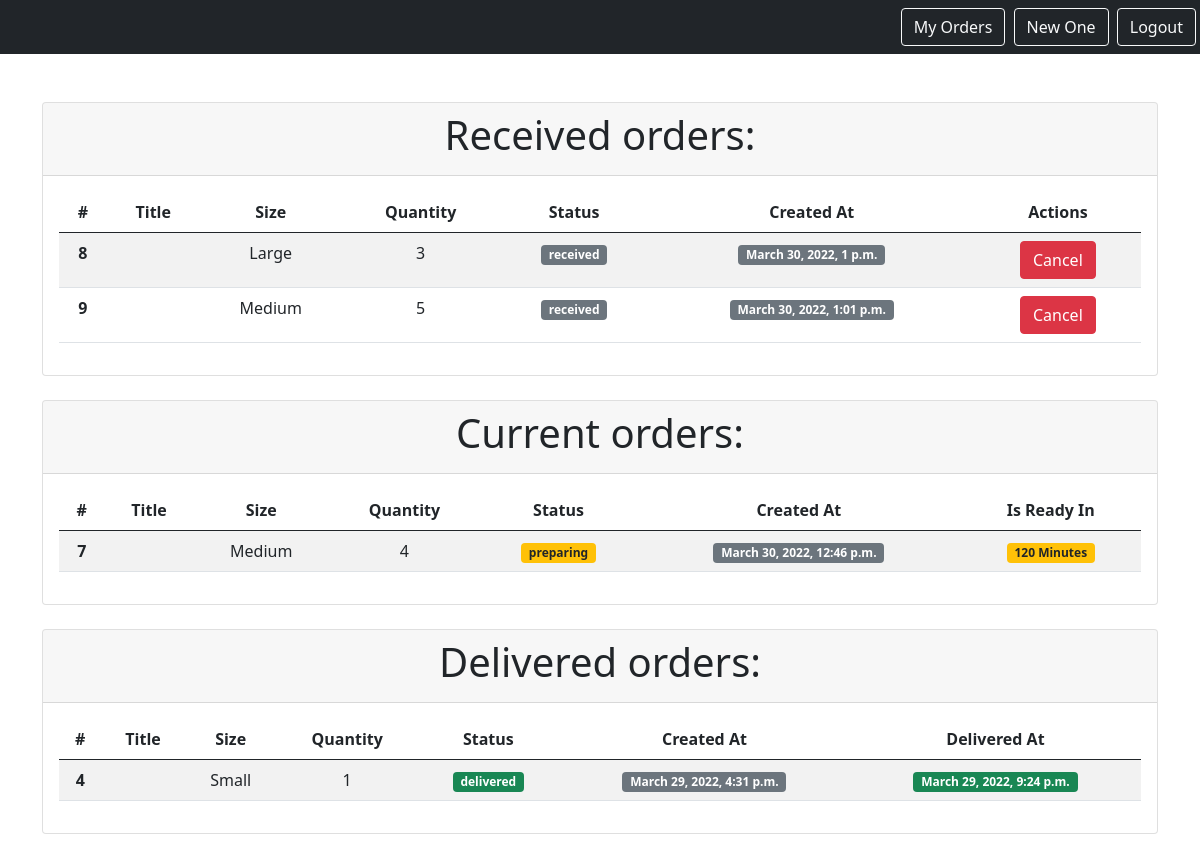
Page /orders/ (signed in) on the committed database.
### order/models.py (models this page shows)
class Order(models.Model):
	SIZE_OPTIONS = (
		("s", "Small"),
		("m", "Medium"),
		("l", "Large")
	)
	STATUS = (
		("r", "received"),
		("p", "preparing"),
		("d", "delivered")
	)
	size = models.CharField(choices=SIZE_OPTIONS, max_length=1)
	quantity = models.PositiveSmallIntegerField()
	status = models.CharField(choices=STATUS, max_length=1)
	created_at = models.DateTimeField(auto_now_add=True)
	delivered_at = models.DateTimeField(null=True, blank=True)
	pizza = models.ForeignKey(Pizza, on_delete=models.CASCADE, related_name='pizza')
	customer = models.ForeignKey(User, on_delete=models.CASCADE, related_name='orders')

### order/views.py (the view)
# urls.py: path("", views.OrdersListView.as_view(), name="orders.list"),
class OrdersListView(LoginRequiredMixin, ListView):
    model = Order
    context_object_name = "orders"
    template_name = "orders_list.html"
    login_url = "/login"
    def get_queryset(self):
        orders = self.request.user.orders.all()
        received = orders.filter(status__exact='r')
        preparing = orders.filter(status__exact='p')
        delivered = orders.filter(status__exact='d')
        return {"received": received, "preparing": preparing, "delivered": delivered}

### order/templates/orders_list.html
{% extends "base.html" %}
{% block content %}
	<div class="card">
		<div class="card-header">
			<h1>Received orders:</h1>
		</div>
		<div class="card-body">
			<table class="table table-striped">
				<thead>
				  <tr>
					<th scope="col">#</th>
					<th scope="col">Title</th>
					<th scope="col">Size</th>
					<th scope="col">Quantity</th>
					<th scope="col">Status</th>
					<th scope="col">Created At</th>
					<th scope="col">Actions</th>
				  </tr>
				</thead>
				<tbody>
					{% for order in orders.received %}
						<tr>
							<th>{{ order.id }}</th>
							<td>{{ order.title }}</td>
							<td>{{ order.get_size_display }}</td>
							<td>{{ order.quantity }}</td>
							<td>
								{% if order.status == "r" %}
									<span class="badge bg-secondary">{{ order.get_status_display }}</span>
								{% elif order.status == "p" %}
									<span class="badge bg-warning text-dark">{{ order.get_status_display }}</span>
								{% elif order.status == "d" %}
									<span class="badge bg-success text-dark">{{ order.get_status_display }}</span>
								{% else %}
									<span class="badge bg-danger text-dark">Not Specificed!</span>
								{% endif %}
							</td>
							<td>
								<span class="badge bg-secondary">{{ order.created_at }}</span>
							</td>
							<td>
								<a href="{% url 'orders.delete' pk=order.id %}" class="btn btn-danger">
									Cancel
								</a>
							</td>
						  </tr>
					{% endfor %}
				</tbody>
			</table>
		</div>
	</div>
	<br>
	<div class="card">
		<div class="card-header">
			<h1>Current orders:</h1>
		</div>
		<div class="card-body">
			<table class="table table-striped">
				<thead>
				  <tr>
					<th scope="col">#</th>
					<th scope="col">Title</th>
					<th scope="col">Size</th>
					<th scope="col">Quantity</th>
					<th scope="col">Status</th>
					<th scope="col">Created At</th>
					<th scope="col">Is Ready In</th>
				  </tr>
				</thead>
				<tbody>
					{% for order in orders.preparing %}
						<tr>
							<th>{{ order.id }}</th>
							<td>{{ order.title }}</td>
							<td>{{ order.get_size_display }}</td>
							<td>{{ order.quantity }}</td>
							<td>
								{% if order.status == "r" %}
									<span class="badge bg-secondary">{{ order.get_status_display }}</span>
								{% elif order.status == "p" %}
									<span class="badge bg-warning text-dark">{{ order.get_status_display }}</span>
								{% elif order.status == "d" %}
									<span class="badge bg-success text-dark">{{ order.get_status_display }}</span>
								{% else %}
									<span class="badge bg-danger text-dark">Not Specificed!</span>
								{% endif %}
							</td>
							<td>
								<span class="badge bg-secondary">{{ order.created_at }}</span>
							</td>
							<td>
								<span class="badge bg-warning text-dark">
									{% if order.size == "s" %}
										{% widthratio order.quantity 1 15 %} Minutes
									{% elif order.size == "m" %}
										{% widthratio order.quantity 1 30 %} Minutes
									{% elif order.size == "l" %}
										{% widthratio order.quantity 1 45 %} Minutes
									{% else %}
										1 Century !
									{% endif %}
								</span>
							</td>
						  </tr>
					{% endfor %}
				</tbody>
			</table>
		</div>
	</div>
	<br>
	<div class="card">
		<div class="card-header">
			<h1>Delivered orders:</h1>
		</div>
		<div class="card-body">
			<table class="table table-striped">
				<thead>
				  <tr>
					<th scope="col">#</th>
					<th scope="col">Title</th>
					<th scope="col">Size</th>
					<th scope="col">Quantity</th>
					<th scope="col">Status</th>
					<th scope="col">Created At</th>
					<th scope="col">Delivered At</th>
				  </tr>
				</thead>
				<tbody>
					{% for order in orders.delivered %}
						<tr>
							<th>{{ order.id }}</th>
							<td>{{ order.title }}</td>
							<td>{{ order.get_size_display }}</td>
							<td>{{ order.quantity }}</td>
							<td>
								{% if order.status == "r" %}
									<span class="badge bg-secondary">{{ order.get_status_display }}</span>
								{% elif order.status == "p" %}
									<span class="badge bg-warning text-dark">{{ order.get_status_display }}</span>
								{% elif order.status == "d" %}
									<span class="badge bg-success">{{ order.get_status_display }}</span>
								{% else %}
									<span class="badge bg-danger text-dark">Not Specificed!</span>
								{% endif %}
							</td>
							<td>
								<span class="badge bg-secondary">{{ order.created_at }}</span>
							</td>
							<td>
								{% if order.delivered_at is not None %}
									<span class="badge bg-success">{{ order.delivered_at }}</span>
								{% else %}
									<span class="badge bg-warning text-dark">Future!</span>
								{% endif %}
							</td>
						  </tr>
					{% endfor %}
				</tbody>
			</table>
		</div>
	</div>
{% endblock %}

### static/templates/base.html (shortened to what this page needs)
{% load static %}
<!DOCTYPE html>
<html lang="en">
<head>
	<link href="https://cdn.jsdelivr.net/npm/bootstrap@5.0.2/dist/css/bootstrap.min.css" rel="stylesheet">
	<link rel="stylesheet" href="{% static 'css/style.css' %}" />
</head>
<body>
	<nav class="navbar navbar-dark bg-dark">
		<div class="ms-auto">
			{% if user.is_authenticated %}
				<a href="{% url 'orders.list' %}" class="btn btn-outline-light me-1">My Orders</a>
				<a href="{% url 'orders.new' %}" class="btn btn-outline-light me-1">New One</a>
				<a href="{% url 'logout' %}" class="btn btn-outline-light me-1">Logout</a>
			{% else %}
				<a href="{% url 'login' %}" class="btn btn-outline-light me-1">Login</a>
				<a href="{% url 'register' %}" class="btn btn-outline-light me-1">Register</a>
			{% endif %}
		</div>
	</nav>
	<div class="container text-center my-5">
		{% block content %}{% endblock %}
	</div>
</body>
</html>

### rows in the picture
Order: id "8", size "Large", quantity "3", status "received", created_at "March 30, 2022, 1 p.m."
Order: id "9", size "Medium", quantity "5", status "received", created_at "March 30, 2022, 1:01 p.m."
Order: id "7", size "Medium", quantity "4", status "preparing", created_at "March 30, 2022, 12:46 p.m.", quantity "120"
Order: id "4", size "Small", quantity "1", status "delivered", created_at "March 29, 2022, 4:31 p.m.", delivered_at "March 29, 2022, 9:24 p.m."
